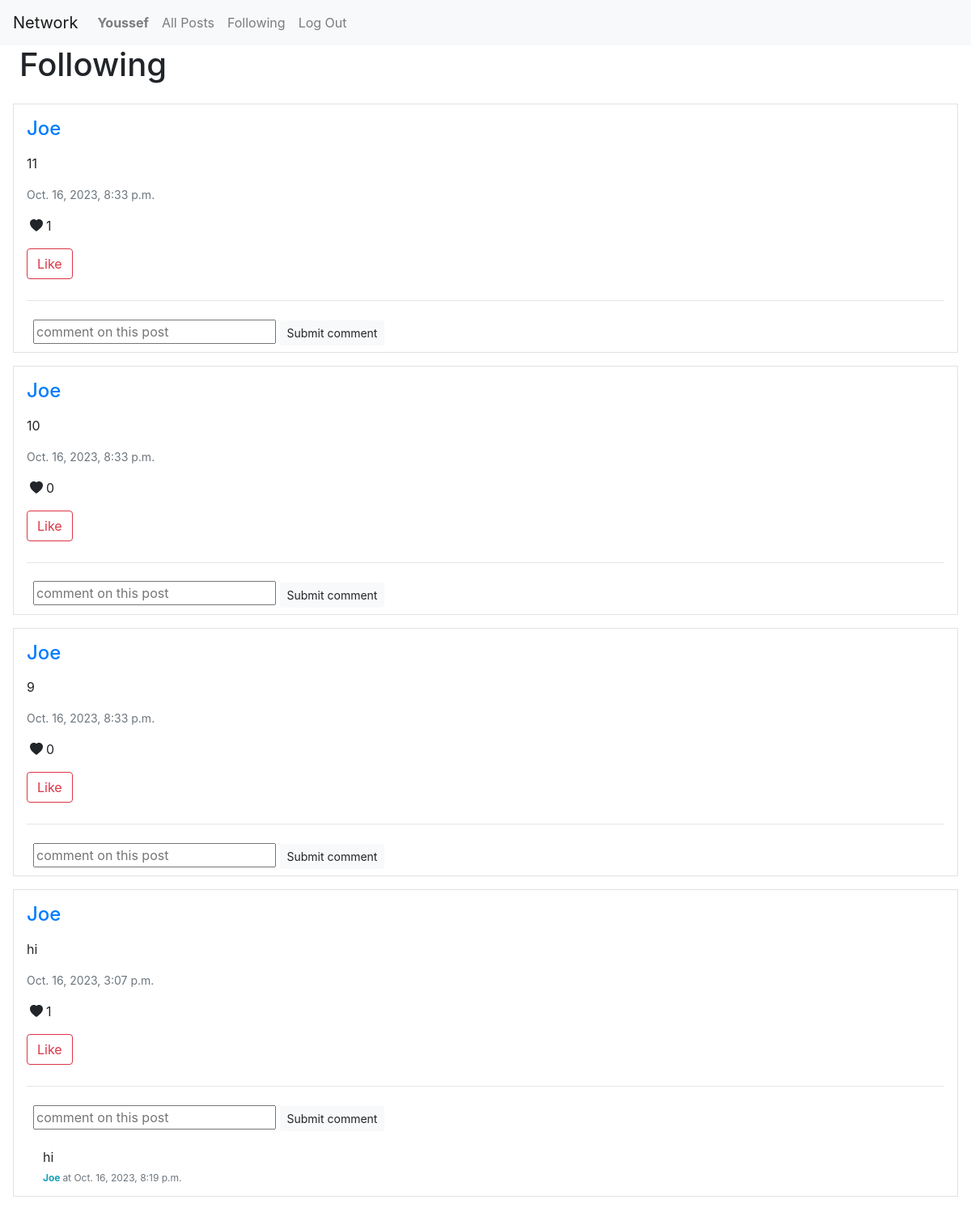
/following/Joe (signed in, upper part), run on an earlier commit of the app's database.
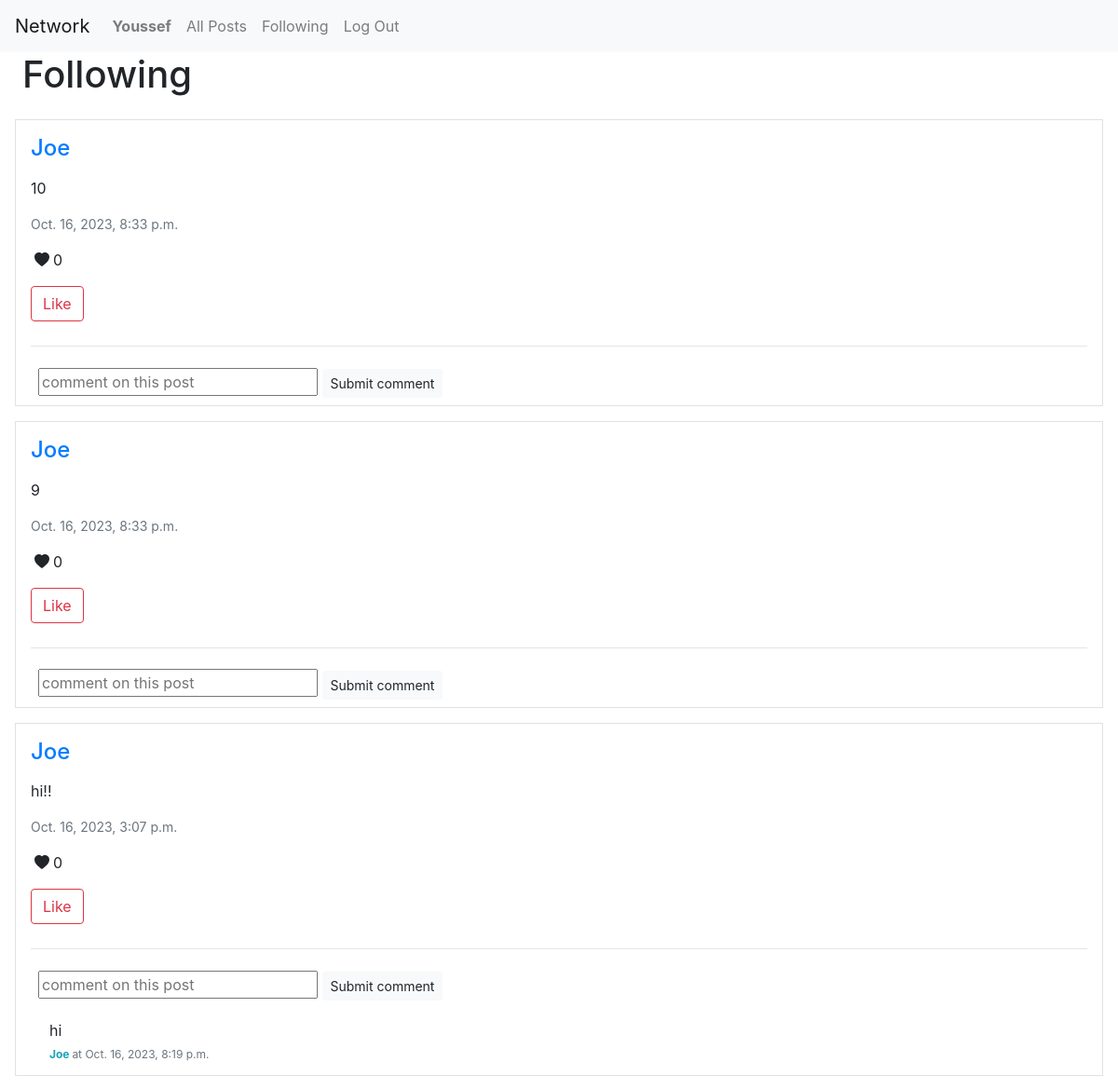
And on a later commit of the database.
### network/models.py (models this page shows, shortened)
class Post(models.Model):
    user = models.ForeignKey(User, on_delete=models.CASCADE, related_name="post_user")
    content = models.CharField(max_length=600)
    created_at = models.DateTimeField(auto_now_add=True)
    edited_at = models.DateTimeField(auto_now=True)
    likes = models.IntegerField(default = '0')

class User(AbstractUser):
    pass

class Comment(models.Model):
    writer = models.ForeignKey(User, on_delete=models.CASCADE, blank=True, null=True, related_name="commentWriter")
    post = models.ForeignKey(Post, on_delete=models.CASCADE, blank=True, null=True, related_name="postComments")
    comment = models.CharField(max_length=600)
    created_at = models.DateTimeField(auto_now_add=True)

### network/views.py (the view)
# urls.py: path("following/<str:username>", views.following, name="following"),
def following(request, username):
    current_user = User.objects.get(pk=request.user.id)
    user_followings = Follow.objects.filter(following=current_user)
    posts = Post.objects.all().order_by("id").reverse()
    following_posts = []
    for post in posts:
        for followed_user in user_followings:
            if followed_user.followed == post.user:
                following_posts.append(post)
    p = Paginator(following_posts, 10)
    number_of_pages = p.page_range
    current_page = request.GET.get('page')
    page_posts = p.get_page(current_page)
    comments = Comment.objects.all().order_by("id").reverse()
    likes = Like.objects.all()
    liked_posts = []
    for like in likes:
        if like.user.id == current_user.id:
            liked_posts.append(like.post.id)
    return render(request, "network/following.html", {
        "posts" : page_posts,
        "number_of_pages" : number_of_pages,
        "current_page" : current_page,
        "comments": comments,
        "liked_posts" : liked_posts,
    })

### network/templates/network/following.html (shortened to what this page needs)
{% extends "network/layout.html" %}
{% load static %}
{% block body %}
    {% if user.is_authenticated %}
    <h1 class="mx-4">Following</h1>
    <div class="d-flex flex-column align-items-center">
        <section class="all-posts" style="width: 1200px;">
            {% for post in posts %}
            <div class="border mx-3 px-3 mt-3" id="post_{{ post.id }}">
                <div class="d-flex justify-content-between">
                    <div>
                        <h4 class="my-3"><a style="text-decoration: none;" href="{% url 'profile' user_id=post.user.id %}">{{ post.user }}</a></h4>
                    </div>
                </div>
                <p id="content_{{ post.id }}">{{ post.content }}</p>
                <p class="text-muted" style="font-size: 14px;"> {{ post.created_at }} </p>
                <div class="d-flex">
                    <svg class="my-1 mx-1" xmlns="http://www.w3.org/2000/svg" width="16" height="16" fill="currentColor" class="bi bi-heart-fill" viewBox="0 0 16 16">
                        <path fill-rule="evenodd" d="M8 1.314C12.438-3.248 23.534 4.735 8 15-7.534 4.736 3.562-3.248 8 1.314z"/>
                      </svg> <p id="post_likes_{{ post.id }}">{{ post.likes }}</p>
                </div>
                <div class="d-flex justify-content-between">
                    <div class="d-flex">
                        <div>
                            {% if user.is_authenticated %}
                                {% if post.id not in liked_posts %}
                                <button type="submit" class="btn btn-outline-danger" id="like_{{ post.id }}" style="margin-bottom: 10px;" onclick="like({{ post.id }}, {{ liked_posts }})">
                                    Like
                                </button>
                                {% else %}
                                <button type="submit" class="btn btn-outline-danger" id="like_{{ post.id }}" style="margin-bottom: 10px;" onclick="like({{ post.id }}, {{ liked_posts }})">
                                Unlike
                                </button>
                                {% endif %}
                            {% endif %}
                        </div>
                 </div>
                </div>
                <hr>
                <div class="mx-2">
                    {% if user.is_authenticated %}
                    <div>
                        <form action="{% url 'comment' post_id=post.id %}" method="POST">
                          <input type="text" name="comment" placeholder="comment on this post" style="width: 300px;">
                          <button type="submit" class="btn btn-light btn-sm my-2">Submit comment</button>
                        </form>
                    </div>
                    {% endif %}
                </div>
                <div>
                    <ul class="list-group list-group-flush">
                      {% for comment in comments %}
                      {% if comment.post.id == post.id %}
                      <li class="list-group-item" id="comment_{{ comment.id }}" style="list-style-type: none;">{{ comment.comment }}
                        <br>
                        <div class="d-flex justify-content-between">
                            <div>
                                <p class="text-info" style="font-size: 12px; display: inline; font-weight: bold;">{{ comment.writer }} </p>
                                <span class="card-subtitle mb-2 text-muted" style="font-size: 12px; display: inline;">at {{ comment.created_at }}</span>
                            </div>
                        </div>
                      </li>
                      {% endif %}
                      {% endfor %}
                    </ul>
                  </div>
            </div>
        {% endfor %}
        </section>
    </div>
    {% endif %}
{% endblock %}

What changed in the data, as far as the page shows it:
removed Post: user "Joe", content "11", created_at "Oct. 16, 2023, 8:33 p.m.", likes "1"
changed Post "Oct. 16, 2023, 3:07 p.m.": content "hi" → "hi!!"; likes "1" → "0"
